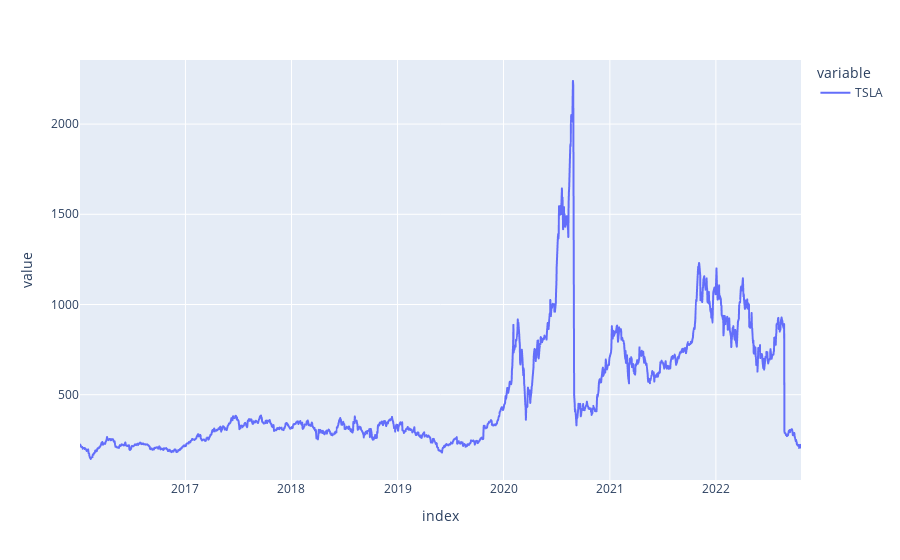

Notebook source saved alongside this figure:
### Code cell
# Plot Tesla Closing Prices
tesla_data = tesla_data.filter(['close'])
tesla_data.rename(columns={'close':'TSLA'}, inplace = True)
tesla_data.index = tesla_data.index.map(lambda timestamp : timestamp.date)
tesla_data.plot()

### Figure 1 — Plotly figure (JSON) as saved in the notebook; plotly's stock layout.template omitted (floating-point values rounded to 4 significant figures; data arrays with more than 128 entries replaced by an {"elided": "..."} marker saying what was removed)
{"data": [{"hovertemplate": "variable=TSLA<br>index=%{x}<br>value=%{y}<extra></extra>", "legendgroup": "TSLA", "line": {"color": "#636efa", "dash": "solid"}, "marker": {"symbol": "circle"}, "mode": "lines", "name": "TSLA", "showlegend": true, "type": "scattergl", "x": {"elided": "1714 str values"}, "xaxis": "x", "y": {"elided": "1714 float values"}, "yaxis": "y"}], "layout": {"autosize": true, "legend": {"title": {"text": "variable"}, "tracegroupgap": 0}, "margin": {"t": 60}, "xaxis": {"anchor": "y", "autorange": true, "domain": [0, 1], "range": ["2016-01-04", "2022-10-21"], "title": {"text": "index"}, "type": "date"}, "yaxis": {"anchor": "x", "autorange": true, "domain": [0, 1], "range": [27.28, 2355.0], "title": {"text": "value"}, "type": "linear"}}}
